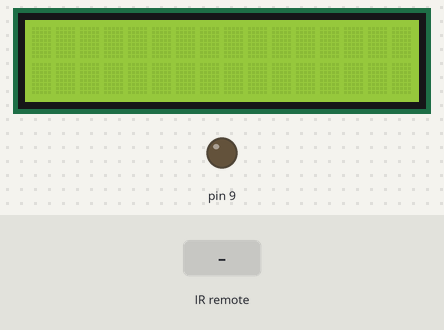
A sketch run on a simulated Arduino Uno, built with avr-gcc and run on an emulated ATmega328P. Shown: 16×2 character LCD, output pins drawn as LEDs (lit = HIGH). The test bench sets the inputs (shaded band). What the sketch prints to the serial monitor is not drawn.

Above: at 1.2 s.
1.3 s: infrared code 0xFF6897 received
At 2.1 s:
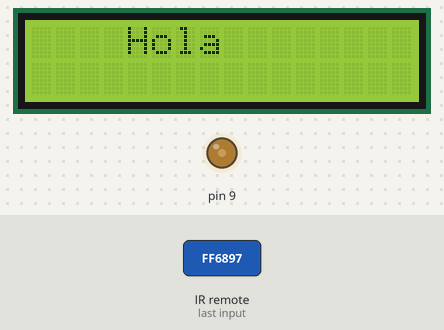
Timing chart, 0 to 4.3 s (numbered marks = the images above; inputs shaded):
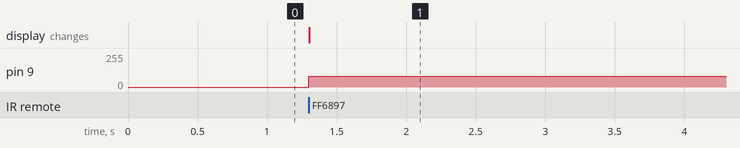

The sketch:

LCD_y_Control_TAYLOR.ino
```cpp
#include <LiquidCrystal.h>         //Se incluyen ambas librerías
#include <IRremote.h>             //para la LCD y el control.

int receptor = 10;                 //Receptor de señal de control.

LiquidCrystal lcd (12,11,4,5,6,7);     //Conexiones para la LCD.

IRrecv irrecv(receptor);             //Clase del Receptor
decode_results codigo;              //y código de la clase.

void setup(){
  lcd.begin(16,2);
  Serial.begin(9600);                  //Iniciar las posiciones de la LCD
  irrecv.enableIRIn();                //y el estado del control.
}
void loop(){
  if (irrecv.decode(&codigo)){
  Serial.println(codigo.value, HEX);
  if (codigo.value==0xFF6897){           //El void loop tiene la señal e
  analogWrite(9,80);                    //indicación de que si el control
  lcd.setCursor(4,0);                  //manda la señal del botón "0"
  lcd.print("Hola");                  //que escriba "Hola" en las posiciones
  delay (3000);                      //antes especificadas y por último
  lcd.clear();                      //limpiar la LCD de información.
  }
 }
}
```

Measured:
- after the input at 1.3 s, pin 9: 0/255 → 80/255 at once; the display: changes at once (image 1)
